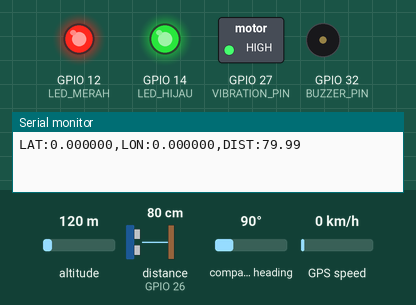
Simulated run of this sketch. Board: ESP32. On the bench: switched loads named in the sketch (green lamp = pin HIGH), output pins drawn as LEDs (lit = HIGH), buzzer (waves = sounding, pin HIGH), the last lines printed to the serial monitor. Wiring (inferred from the names in the program): ultrasonic range finder: trigger GPIO 25; echo GPIO 26. Inputs (shaded band) come from the test bench; at power-on: distance to the obstacle (sensor on GPIO 26) 80 cm, altitude 120 m, compass heading 90°, GPS speed 0 km/h. The echo pulse lasts 58.3 µs per cm; the GPS gets a fix after 3 s at 37.7749, -122.4194 with 8 satellites; pins used as bus, display or sensor lines are not drawn.

Above: at 0.82 s.
1.3 s: distance to the obstacle (sensor on GPIO 26) set to 6 cm
At 1.68 s:
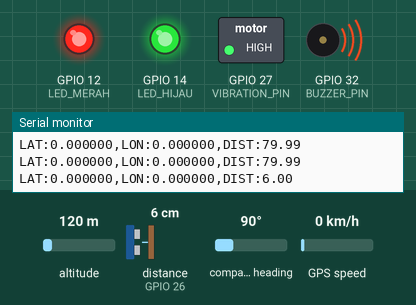
4.8 s: distance to the obstacle (sensor on GPIO 26) set to 3 cm
At 5.3 s:
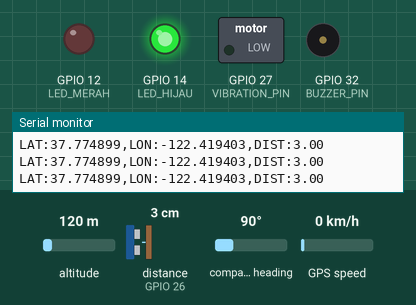
6.4 s: distance to the obstacle (sensor on GPIO 26) set to 9 cm
At 6.91 s:
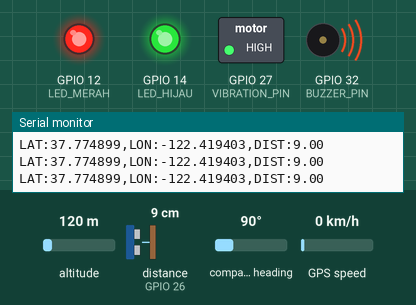
9.9 s: distance to the obstacle (sensor on GPIO 26) set to 2 cm
At 11.2 s:
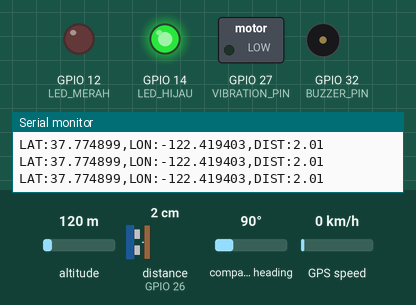
Timing chart, 0 to 12.5 s (numbered marks = the images above; inputs shaded):
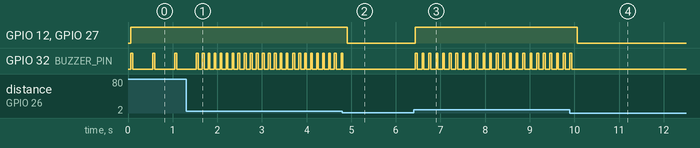

Measured:
- the behaviour switches between 5 and 4 cm on distance to the obstacle (sensor on GPIO 26) (found by bisection; images 1 and 2)
- after the input at 1.3 s, GPIO 32 (BUZZER_PIN): alternates HIGH for 0.04 s and LOW for 0.09 s, starting after 0.36 s
- after the input at 4.8 s, GPIO 12 (LED_MERAH), GPIO 27 (VIBRATION_PIN): HIGH → LOW after 0.11 s; GPIO 32 (BUZZER_PIN): goes on until 4.8 s, then stays LOW
- after the input at 6.4 s, GPIO 12 (LED_MERAH), GPIO 27 (VIBRATION_PIN): LOW → HIGH at once; GPIO 32 (BUZZER_PIN): alternates HIGH for 0.04 s and LOW for 0.11 s, starting at once
- after the input at 9.9 s, GPIO 12 (LED_MERAH), GPIO 27 (VIBRATION_PIN): HIGH → LOW after 0.16 s; GPIO 32 (BUZZER_PIN): goes on until 9.9 s, then stays LOW
- by itself, GPIO 32 (BUZZER_PIN): alternates HIGH for 0.04 s and LOW for 0.45 s

The sketch:

main3.ino
```cpp
#include <TinyGPSPlus.h>

// ================= PIN =================

#define TRIG_PIN 25
#define ECHO_PIN 26

#define BUZZER_PIN 32
#define VIBRATION_PIN 27

#define LED_HIJAU 14
#define LED_MERAH 12

// GPS
#define GPS_RX 16
#define GPS_TX 17

// ================= KONSTANTA =================

#define MAX_DISTANCE 100
#define MIN_DISTANCE 5
#define SAMPLE_COUNT 5
#define TIMEOUT 30000

// ================= OBJECT =================

TinyGPSPlus gps;
HardwareSerial gpsSerial(1);

// ================= GLOBAL =================

float distance = 0;
float latitude = 0;
float longitude = 0;

// ================= SETUP =================

void setup() {

  Serial.begin(115200);

  gpsSerial.begin(9600, SERIAL_8N1, GPS_RX, GPS_TX);

  pinMode(TRIG_PIN, OUTPUT);
  pinMode(ECHO_PIN, INPUT);

  pinMode(BUZZER_PIN, OUTPUT);
  pinMode(VIBRATION_PIN, OUTPUT);

  pinMode(LED_HIJAU, OUTPUT);
  pinMode(LED_MERAH, OUTPUT);

  digitalWrite(LED_HIJAU, HIGH);
}

// ================= LOOP =================

void loop() {

  readGPS();

  distance = getFilteredDistance();

  obstacleSystem();

  sendTelemetry();
}

// ================= ULTRASONIC =================

float readUltrasonic() {

  digitalWrite(TRIG_PIN, LOW);
  delayMicroseconds(3);

  digitalWrite(TRIG_PIN, HIGH);
  delayMicroseconds(10);
  digitalWrite(TRIG_PIN, LOW);

  long duration = pulseIn(ECHO_PIN, HIGH, TIMEOUT);

  if (duration == 0) return -1;

  float dist = duration * 0.0343 / 2;

  return dist;
}

// ================= FILTER =================

float getFilteredDistance() {

  float readings[SAMPLE_COUNT];

  for (int i = 0; i < SAMPLE_COUNT; i++) {

    readings[i] = readUltrasonic();
    delay(5);
  }

  float sum = 0;
  int valid = 0;

  for (int i = 0; i < SAMPLE_COUNT; i++) {

    if (readings[i] > 0) {

      sum += readings[i];
      valid++;
    }
  }

  if (valid == 0) return -1;

  return sum / valid;
}

// ================= OBSTACLE SYSTEM =================

void obstacleSystem() {

  if (distance > MIN_DISTANCE && distance <= MAX_DISTANCE) {

    digitalWrite(LED_MERAH, HIGH);
    digitalWrite(VIBRATION_PIN, HIGH);

    int interval = map(distance, MIN_DISTANCE, MAX_DISTANCE, 60, 500);
    interval = constrain(interval, 60, 500);

    digitalWrite(BUZZER_PIN, HIGH);
    delay(40);
    digitalWrite(BUZZER_PIN, LOW);
    delay(interval);
  }

  else {

    digitalWrite(LED_MERAH, LOW);
    digitalWrite(VIBRATION_PIN, LOW);
    digitalWrite(BUZZER_PIN, LOW);
  }
}

// ================= GPS =================

void readGPS() {

  while (gpsSerial.available()) {

    gps.encode(gpsSerial.read());
  }

  if (gps.location.isUpdated()) {

    latitude = gps.location.lat();
    longitude = gps.location.lng();
  }
}

// ================= TELEMETRY =================

void sendTelemetry() {

  Serial.print("LAT:");
  Serial.print(latitude, 6);

  Serial.print(",LON:");
  Serial.print(longitude, 6);

  Serial.print(",DIST:");
  Serial.println(distance);
}
```
